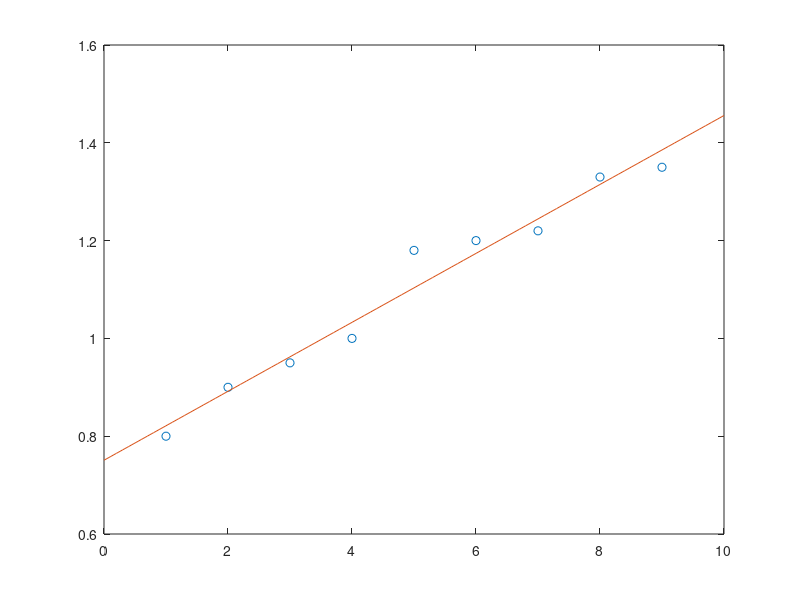

This figure's MATLAB source:
clear
clc

mesi=[1;2;3;4;5;6;7;8;9];
caffe=[0.8;0.9;0.95;1;1.18;1.2;1.22;1.33;1.35];

p=polyfit(mesi,caffe,1);
f=@(x) p(1)*x+p(2);

x=min(mesi)-1:0.1:max(mesi)+1;
y=f(x);

plot(mesi,caffe,'o',x,y);

regressione=f;
regressione(12)